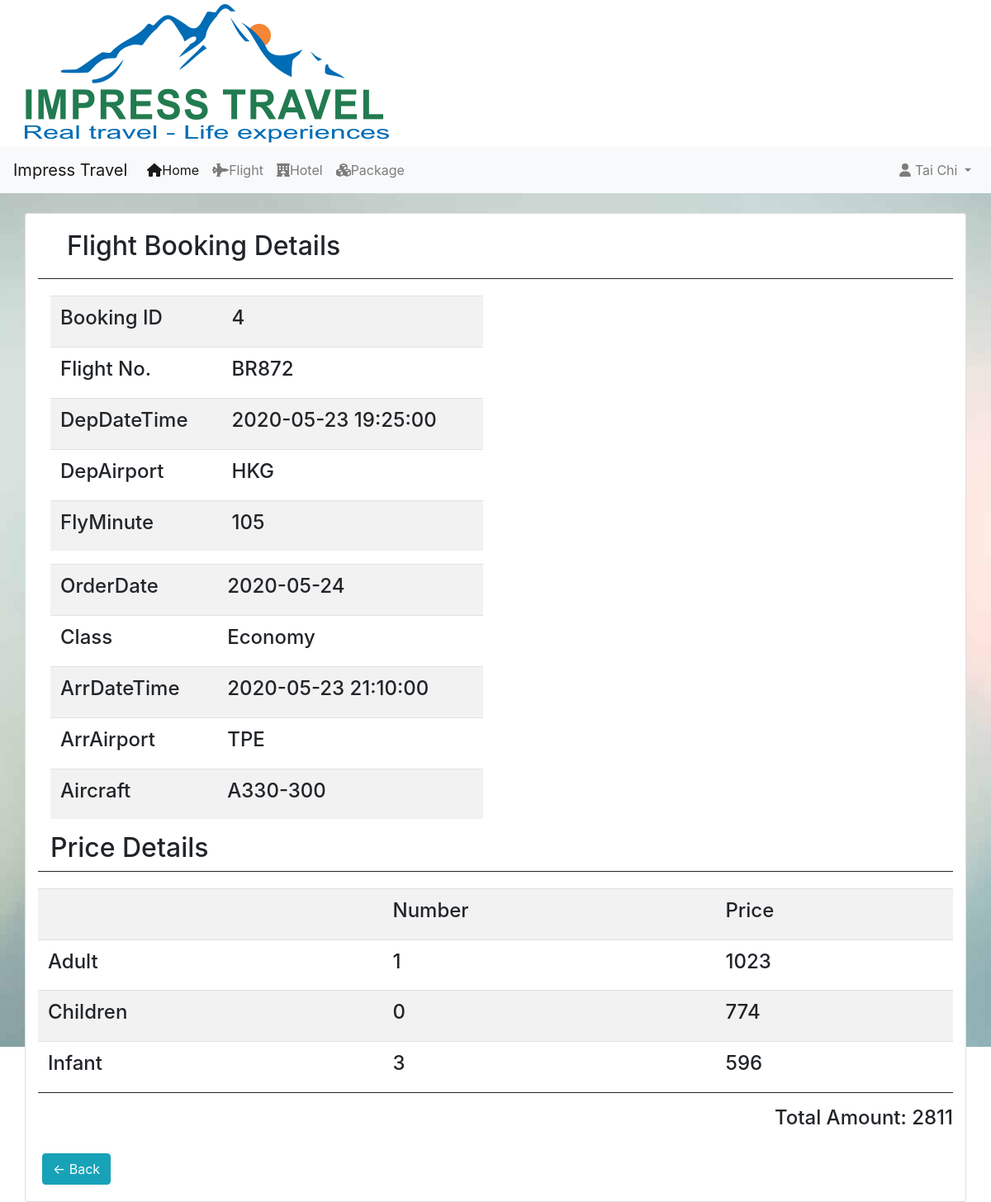
The page /customer_booking_flight_details.php?flightbooking=4 (signed in) on the database its author committed.
### tables this page shows
CREATE TABLE IF NOT EXISTS `flightorder` (
`flight_order_id` int(11) unsigned NOT NULL,
  `user_id` int(10) unsigned NOT NULL,
  `flight_no` varchar(6) NOT NULL,
  `DepDateTime` datetime NOT NULL,
  `flightclass_type` varchar(10) NOT NULL,
  `OrderDate` date NOT NULL,
  `AdultNum` int(11) NOT NULL,
  `ChildNum` int(11) NOT NULL,
  `InfantNum` int(11) NOT NULL,
  `real_price` int(11) NOT NULL
);

CREATE TABLE IF NOT EXISTS `flightclass` (
  `flight_no` varchar(6) NOT NULL,
  `flightclass_type` varchar(10) NOT NULL,
  `AirlineCode` varchar(2) NOT NULL,
  `Price_Adult` int(11) NOT NULL,
  `Price_Children` int(11) NOT NULL,
  `Price_Infant` int(11) NOT NULL,
  `Tax` int(11) NOT NULL
);

CREATE TABLE IF NOT EXISTS `flightschedule` (
  `flight_no` varchar(6) NOT NULL,
  `DepDateTime` datetime NOT NULL,
  `ArrDateTime` datetime NOT NULL,
  `DepAirport` varchar(3) NOT NULL,
  `ArrAirport` varchar(3) NOT NULL,
  `FlyMinute` int(11) NOT NULL,
  `Aircraft` varchar(10) NOT NULL
);

### public_html/customer_booking_flight_details.php (the view, shortened to what this page needs)
<!DOCTYPE html>
<html lang="en">
<head>
    <link href="css/bootstrap/bootstrap.min.css" rel="stylesheet" type="text/css">
    <link href="css/fa/all.css" rel="stylesheet" type="text/css">
    <link href="css/layout.css" rel="stylesheet" type="text/css">
</head>
<body>
<div class="container">
    <div class="row">
      <img src="src/image/logo.png" style="padding: 5px 0 5px 0;"/>
    </div>
</div>
<nav class="navbar navbar-expand-lg navbar-light bg-light">
  <a class="navbar-brand" href="index.php">Impress Travel</a>
  <div class="collapse navbar-collapse" id="navbarSupportedContent">
    <ul class="navbar-nav mr-auto">
      <li class="nav-item active">
        <a class="nav-link" href="index.php"><i class="fas fa-home" style="font-size:16px"></i>Home <span class="sr-only">(current)</span></a>
      </li>
      <li class="nav-item">
        <a class="nav-link" href="search_flight.php"><i class="fas fa-fighter-jet" style="font-size:16px"></i>Flight</a>
      </li>
      <li class="nav-item">
        <a class="nav-link" href="search_hotel.php"><i class="fas fa-hotel" style="font-size:16px"></i>Hotel</a>
      </li>
      <li class="nav-item">
        <a class="nav-link" href="list_package.php"><i class="fas fa-cubes" style="font-size:16px"></i>Package</a>
      </li>
    </ul>
    <ul class="nav navbar-nav navbar-right">
        <li class="nav-item dropdown">
            <a class="nav-link dropdown-toggle" href="#" id="navbarDropdown" role="button" data-toggle="dropdown" aria-haspopup="true" aria-expanded="false">
            <i class="fas fa-user" style="font-size:16px"></i>
                <?php
                	if(isset($_SESSION['user']))
						echo $_SESSION['name'];
					else
						echo "Account"
				?>
            </a>
          </li>
    </uL>
  </div>
</nav>
<div class="container mt-4">
  <div class="row card">
    <div class="col-md-12">
      <div class="col-md-12" style="border-bottom: 1px solid; margin-bottom: 20px;" >
        <h2 style="margin: 20px;">Flight Booking Details</h2>
      </div>
      <?php
				require('conn.php');
				$sql = "SELECT * FROM flightorder LEFT JOIN flightschedule ON flightorder.flight_no = flightschedule.flight_no LEFT JOIN flightclass ON flightorder.flight_no = flightclass.flight_no WHERE flight_order_id = '{$_GET['flightbooking']}';";
				$rs = mysqli_query($conn, $sql) or die(mysqli_error($conn));
				$rc = mysqli_fetch_assoc($rs);
			?>
      <div class="col-md-6">
      <table class="table table-striped">
      	<tr>
        	<th><h4>Booking ID</h4></th>
            <td><h4><?php echo $rc['flight_order_id']; ?></h4></td>
        </tr>
         <tr>
        	<th><h4>Flight No.</h4></th>
            <td><h4><?php echo $rc['flight_no']; ?></h4></td>
        </tr>
        <tr>
        	<th><h4>DepDateTime</h4></th>
            <td><h4><?php echo $rc['DepDateTime']; ?></h4></td>
        </tr>
        <tr>
        	<th><h4>DepAirport</h4></th>
            <td><h4><?php echo $rc['DepAirport']; ?></h4></td>
        </tr>
        <tr>
        	<th><h4>FlyMinute</h4></th>
            <td><h4><?php echo $rc['FlyMinute']; ?></h4></td>
        </tr>
      </table>
      </div>
      <div class="col-md-6">
      <table class="table table-striped">
      	<tr>
        	<th><h4>OrderDate</h4></th>
            <td><h4><?php echo $rc['OrderDate']; ?></h4></td>
        </tr>
        <tr>
        	<th><h4>Class</h4></th>
            <td><h4><?php echo $rc['flightclass_type']; ?></h4></td>
        </tr>
        <tr>
        	<th><h4>ArrDateTime</h4></th>
            <td><h4><?php echo $rc['ArrDateTime']; ?></h4></td>
        </tr>
        <tr>
        	<th><h4>ArrAirport</h4></th>
            <td><h4><?php echo $rc['ArrAirport']; ?></h4></td>
        </tr>
        <tr>
        	<th><h4>Aircraft</h4></th>
            <td><h4><?php echo $rc['Aircraft']; ?></h4></td>
        </tr>
      </table>
      </div>
      <div class="col-md-12" style="border-bottom: 1px solid; margin-bottom: 20px;" >
        <h2>Price Details</h2>
      </div>
      <table  class="table table-striped" style="border-bottom: 1px solid;">
      	<tr>
        <th></th>
        <th><h4>Number</h4></th>
        <th><h4>Price</h4></th>
        </tr>
        <tr>
        <th><h4>Adult</h4></th>
      	<td><h4><?php echo $rc['AdultNum']; ?></h4></td>
        <td><h4><?php echo $rc['Price_Adult']; ?></h4></td>
        </tr>
         <tr>
        <th><h4>Children</h4></th>
      	<td><h4><?php echo $rc['ChildNum']; ?></h4></td>
        <td><h4><?php echo $rc['Price_Children']; ?></h4></td>
        </tr>
          <tr>
        <th><h4>Infant</h4></th>
      	<td><h4><?php echo $rc['InfantNum']; ?></h4></td>
        <td><h4><?php echo $rc['Price_Infant']; ?></h4></td>
        </tr>
      </table>
      <h4 class="text-right">Total Amount: <?php echo $rc['real_price']; ?></h4>
    </div>
    <nav>
      <a style="margin: 20px;" class="btn btn-info" href="customer_booking.php"><span aria-hidden="true">&larr;</span> Back</a>
    </nav>
  </div>
</div>
</body>
</html>

### public_html/css/fa/all.css (style rules this page uses)
.fa-cubes:before { content: "\f1b3"; }
.fa-hotel:before { content: "\f594"; }
.fa-user:before { content: "\f007"; }

### public_html/css/layout.css (style rules this page uses)
body { background-image: url(../src/image/background.jpg); background-attachment: fixed; background-position: center; background-repeat: no-repeat; }

### rows shown on the page
flightorder: flight_order "4", flightclass.flight_no "BR872", flightschedule.DepDateTime "2020-05-23 19:25:00", flightschedule.DepAirport "HKG", flightschedule.FlyMinute "105", OrderDate "2020-05-24", flightclass.flightclass_type "Economy", flightschedule.ArrDateTime "2020-05-23 21:10:00", flightschedule.ArrAirport "TPE", flightschedule.Aircraft "A330-300", AdultNum "1", flightclass.Price_Adult "1023", ChildNum "0", flightclass.Price_Children "774", InfantNum "3", flightclass.Price_Infant "596", real_price "2811"

### other values the page prints
$_SESSION['name'] "Tai Chi"
